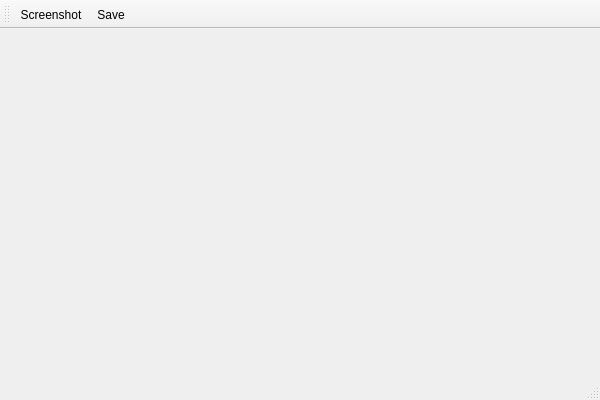
<?xml version="1.0" encoding="UTF-8"?>
<ui version="4.0">
 <class>Test11_10AClass</class>
 <widget class="QMainWindow" name="Test11_10AClass">
  <property name="geometry">
   <rect>
    <x>0</x>
    <y>0</y>
    <width>600</width>
    <height>400</height>
   </rect>
  </property>
  <property name="windowTitle">
   <string>Test11_10A</string>
  </property>
  <widget class="QWidget" name="centralWidget"/>
  <widget class="QMenuBar" name="menuBar">
   <property name="geometry">
    <rect>
     <x>0</x>
     <y>0</y>
     <width>600</width>
     <height>21</height>
    </rect>
   </property>
  </widget>
  <widget class="QToolBar" name="mainToolBar">
   <attribute name="toolBarArea">
    <enum>TopToolBarArea</enum>
   </attribute>
   <attribute name="toolBarBreak">
    <bool>false</bool>
   </attribute>
   <addaction name="actionScreenshot"/>
   <addaction name="actionSave"/>
  </widget>
  <widget class="QStatusBar" name="statusBar"/>
  <action name="actionScreenshot">
   <property name="icon">
    <iconset resource="test11_10a.qrc">
     <normaloff>:/Test11_10A/Resources/screenshot.png</normaloff>:/Test11_10A/Resources/screenshot.png</iconset>
   </property>
   <property name="text">
    <string>Screenshot</string>
   </property>
  </action>
  <action name="actionSave">
   <property name="icon">
    <iconset resource="test11_10a.qrc">
     <normaloff>:/Test11_10A/Resources/save.png</normaloff>:/Test11_10A/Resources/save.png</iconset>
   </property>
   <property name="text">
    <string>Save</string>
   </property>
  </action>
 </widget>
 <layoutdefault spacing="6" margin="11"/>
 <resources>
  <include location="test11_10a.qrc"/>
 </resources>
 <connections/>
</ui>
